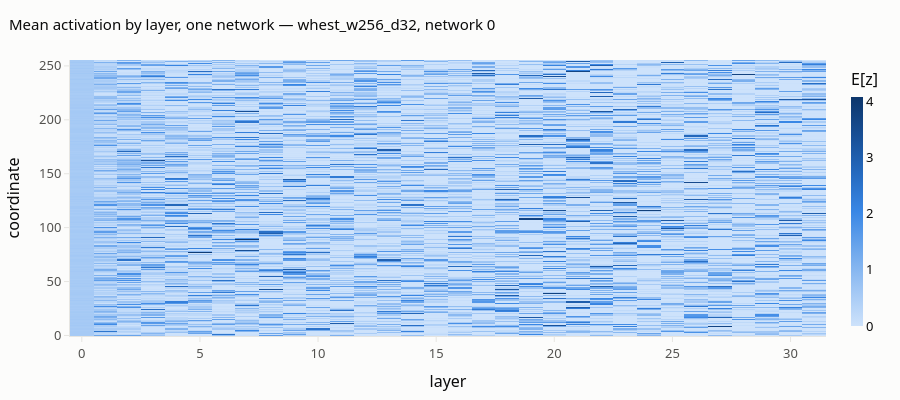

The notebook cell saved with this chart:
### Markdown cell above
<a id="5"></a>
## 5. The ReLU cone collapses with depth

A layer keeps a coordinate alive only if some input direction leaves it positive.
Because `relu` is **positively homogeneous** ($\mathrm{relu}(cz) = c\,\mathrm{relu}(z)$
for $c>0$), rescaling the weights never changes *which* coordinates those are — so
this is a property of the geometry, not of the initialisation scale. No choice of
variance fixes it.

`part='all_layers'` returns the per-layer mean stack, which lets us watch the
collapse happen. Here magnitude is the job, so the colour is a **single hue,
light → dark**; near-zero recedes toward the surface, which is exactly what we want
to see.

### Code cell
_, all_layers = load_data_as_sequence(BIG, local=True, part="all_layers")
AL = np.asarray(all_layers, dtype=np.float64)
assert np.array_equal(AL[:, -1], Fb), "the last layer of the stack must be F itself"

fig = go.Figure(go.Heatmap(
    z=AL[0].T, colorscale=SEQ_BLUE, zmin=0,
    colorbar=dict(title="E[z]", thickness=12, outlinewidth=0),
    hovertemplate="layer %{x}<br>coordinate %{y}<br>mean %{z:.4f}<extra></extra>"))
style(fig, f"Mean activation by layer, one network — {BIG}, network 0", height=400)
fig.update_xaxes(title="layer")
fig.update_yaxes(title="coordinate")
fig.show()

### Figure 1 — Plotly figure (JSON) as saved in the notebook; plotly's stock layout.template omitted (floating-point values rounded to 4 significant figures; data arrays with more than 128 entries replaced by an {"elided": "..."} marker saying what was removed)
{"data": [{"colorbar": {"outlinewidth": 0, "thickness": 12, "title": {"text": "E[z]"}}, "colorscale": [[0, "#cde2fb"], [0.1667, "#9ec5f4"], [0.3333, "#6da7ec"], [0.5, "#3987e5"], [0.6667, "#256abf"], [0.8333, "#184f95"], [1, "#0d366b"]], "hovertemplate": "layer %{x}<br>coordinate %{y}<br>mean %{z:.4f}<extra></extra>", "type": "heatmap", "z": {"elided": "256x32 float values"}, "zmin": 0}], "layout": {"font": {"color": "#0b0b0b", "family": "system-ui, -apple-system, Segoe UI, sans-serif", "size": 13}, "height": 400, "hoverlabel": {"font": {"size": 12}}, "legend": {"bgcolor": "rgba(0,0,0,0)", "borderwidth": 0, "font": {"color": "#52514e"}}, "margin": {"b": 60, "l": 70, "r": 30, "t": 60}, "paper_bgcolor": "#fcfcfb", "plot_bgcolor": "#fcfcfb", "title": {"font": {"color": "#0b0b0b", "size": 15}, "text": "Mean activation by layer, one network — whest_w256_d32, network 0", "x": 0.01}, "xaxis": {"gridcolor": "#e6e5e1", "linecolor": "#e6e5e1", "tickcolor": "#e6e5e1", "tickfont": {"color": "#52514e"}, "ticks": "outside", "title": {"text": "layer"}, "zerolinecolor": "#e6e5e1"}, "yaxis": {"gridcolor": "#e6e5e1", "linecolor": "#e6e5e1", "tickcolor": "#e6e5e1", "tickfont": {"color": "#52514e"}, "ticks": "outside", "title": {"text": "coordinate"}, "zerolinecolor": "#e6e5e1"}}}
